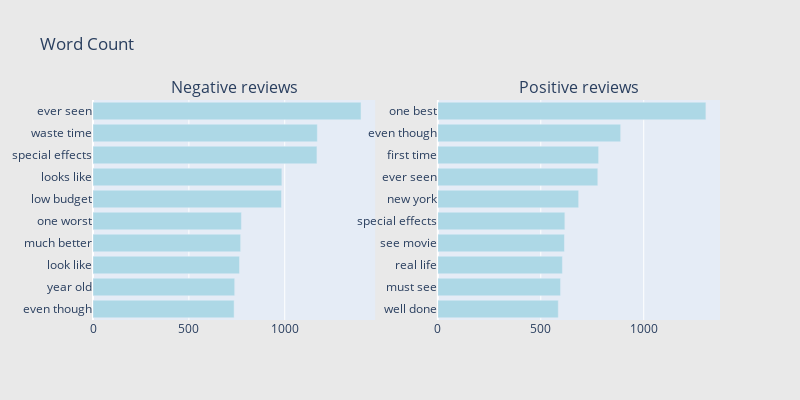
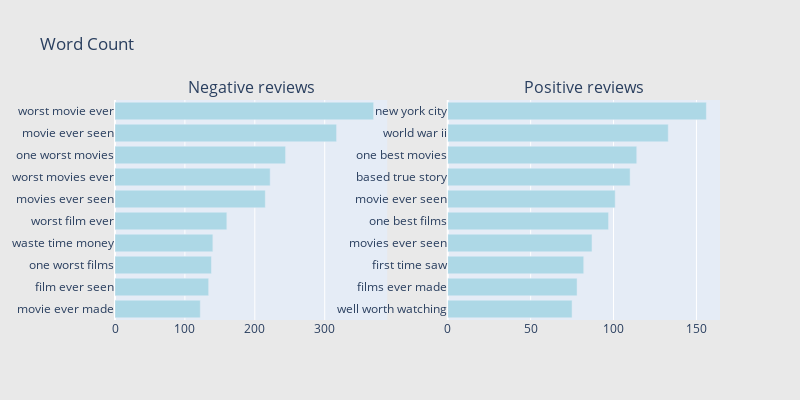

The notebook cell saved with these charts, in order:
### Code cell
train_bad = data_train_tok[negative_ind]
train_good = data_train_tok[positive_ind]

print("Bi-gram analysis")
freq_bad = create_dict(train_bad,2)
neg = create_freq_df(freq_bad)
freq_good = create_dict(train_good,2)
pos = create_freq_df(freq_good)
plot_grams(neg,pos)

print("Tri-gram analysis")
freq_bad = create_dict(train_bad,3)
neg = create_freq_df(freq_bad)
freq_good=create_dict(train_good,3)
pos = create_freq_df(freq_good)
plot_grams(neg,pos)

### Figure 1 — Plotly figure (JSON) as saved in the notebook; plotly's stock layout.template omitted (floating-point values rounded to 4 significant figures)
{"data": [{"marker": {"color": "lightblue"}, "orientation": "h", "showlegend": false, "type": "bar", "x": [736, 739, 764, 770, 774, 983, 985, 1168, 1170, 1398], "xaxis": "x", "y": ["even though", "year old", "look like", "much better", "one worst", "low budget", "looks like", "special effects", "waste time", "ever seen"], "yaxis": "y"}, {"marker": {"color": "lightblue"}, "orientation": "h", "showlegend": false, "type": "bar", "x": [585, 596, 605, 615, 617, 684, 777, 781, 888, 1302], "xaxis": "x2", "y": ["well done", "must see", "real life", "see movie", "special effects", "new york", "ever seen", "first time", "even though", "one best"], "yaxis": "y2"}], "layout": {"annotations": [{"font": {"size": 16}, "showarrow": false, "text": "Negative reviews", "x": 0.225, "xanchor": "center", "xref": "paper", "y": 1, "yanchor": "bottom", "yref": "paper"}, {"font": {"size": 16}, "showarrow": false, "text": "Positive reviews", "x": 0.775, "xanchor": "center", "xref": "paper", "y": 1, "yanchor": "bottom", "yref": "paper"}], "height": 400, "paper_bgcolor": "rgb(233,233,233)", "title": {"text": "Word Count"}, "width": 800, "xaxis": {"anchor": "y", "domain": [0, 0.45]}, "xaxis2": {"anchor": "y2", "domain": [0.55, 1]}, "yaxis": {"anchor": "x", "domain": [0, 1]}, "yaxis2": {"anchor": "x2", "domain": [0, 1]}}}

### Figure 2 — Plotly figure (JSON) as saved in the notebook; plotly's stock layout.template omitted (floating-point values rounded to 4 significant figures)
{"data": [{"marker": {"color": "lightblue"}, "orientation": "h", "showlegend": false, "type": "bar", "x": [122, 134, 138, 140, 160, 215, 222, 244, 317, 370], "xaxis": "x", "y": ["movie ever made", "film ever seen", "one worst films", "waste time money", "worst film ever", "movies ever seen", "worst movies ever", "one worst movies", "movie ever seen", "worst movie ever"], "yaxis": "y"}, {"marker": {"color": "lightblue"}, "orientation": "h", "showlegend": false, "type": "bar", "x": [75, 78, 82, 87, 97, 101, 110, 114, 133, 156], "xaxis": "x2", "y": ["well worth watching", "films ever made", "first time saw", "movies ever seen", "one best films", "movie ever seen", "based true story", "one best movies", "world war ii", "new york city"], "yaxis": "y2"}], "layout": {"annotations": [{"font": {"size": 16}, "showarrow": false, "text": "Negative reviews", "x": 0.225, "xanchor": "center", "xref": "paper", "y": 1, "yanchor": "bottom", "yref": "paper"}, {"font": {"size": 16}, "showarrow": false, "text": "Positive reviews", "x": 0.775, "xanchor": "center", "xref": "paper", "y": 1, "yanchor": "bottom", "yref": "paper"}], "height": 400, "paper_bgcolor": "rgb(233,233,233)", "title": {"text": "Word Count"}, "width": 800, "xaxis": {"anchor": "y", "domain": [0, 0.45]}, "xaxis2": {"anchor": "y2", "domain": [0.55, 1]}, "yaxis": {"anchor": "x", "domain": [0, 1]}, "yaxis2": {"anchor": "x2", "domain": [0, 1]}}}
